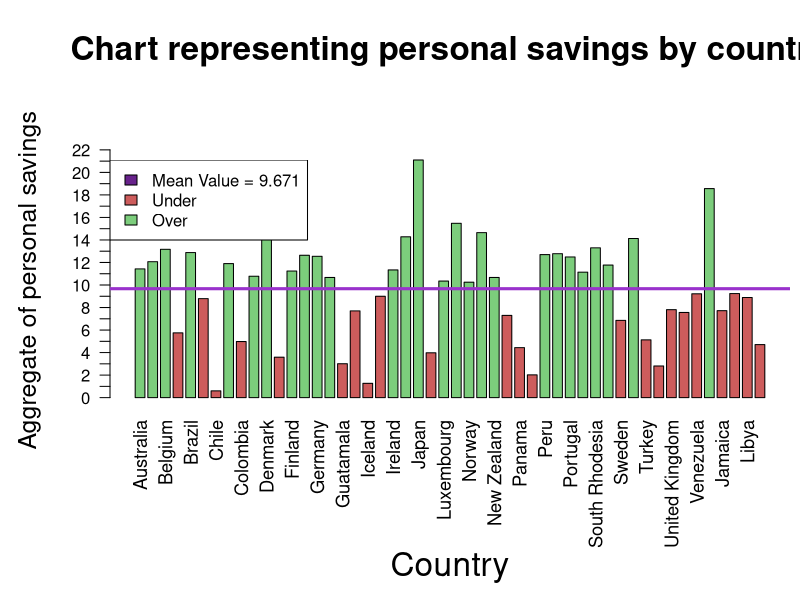
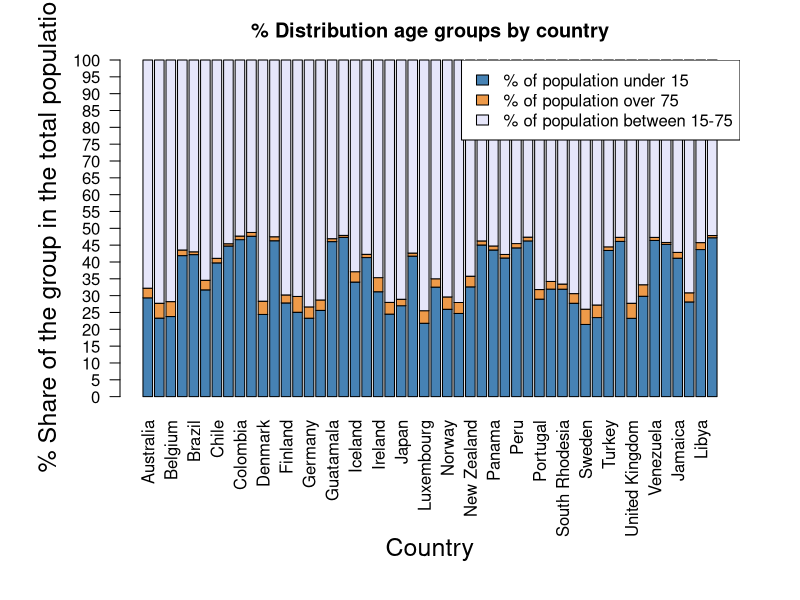
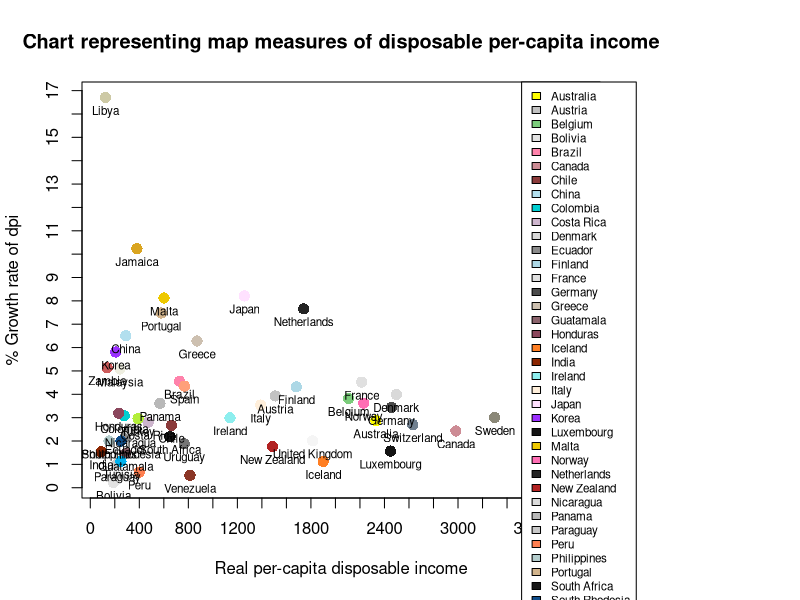

R code for these plots, in order:
#Juliusz Czupryniak I7E2S1 AWD
#Wykres 1
par(adj=0.5,mar=c(10,5.5,8,0.5))

barplot(LifeCycleSavings[,1],
        col=ifelse(LifeCycleSavings[,1]>mean(LifeCycleSavings[,1]),"palegreen3","indianred"),
        names.arg=row.names(LifeCycleSavings),
        las=2,
        yaxp=c(0,22,22),
        space=0.3,
        cex.names = 1.1)

title(main = "Chart representing personal savings by country", 
      cex.main =2,
      line=5)

title(xlab = "Country",
      cex.lab=2,
      line = 8)

title(ylab="Aggregate of personal savings",
      cex.lab=1.5,
      line = 3.5)

abline(h=mean(LifeCycleSavings[,1]),
       col="darkorchid",lwd=3)

legend("topleft",
       legend=c(paste("Mean Value =",mean(LifeCycleSavings[,1],sep=" ")),"Under","Over"),
       fill=c("darkorchid4","indianred","palegreen3"))

#Wykres 2     
par(mar=c(10,6,3,3))
barplot(rbind(LifeCycleSavings[,2],LifeCycleSavings[,3],(100-LifeCycleSavings[,2]-LifeCycleSavings[,3])),
        col = c("steelblue","tan2","lavender"),
        yaxp=c(0,100,20),
        las=2,
        names.arg = row.names(LifeCycleSavings))
legend("topright",
       legend=c("% of population under 15",
                "% of population over 75",
                "% of population between 15-75"),
       fill=c("steelblue","tan2","lavender")
)
title(main = "% Distribution age groups by country")
title(xlab = "Country",line = 7,cex.lab=1.5)
title(ylab="% Share of the group in the total population",cex.lab=1.5)

#Wykres 3
par(xpd=FALSE,mar=c(5.1, 4.1, 4.1, 10))
colors <- sample(colours(),50)
plot(
  x=LifeCycleSavings[,4],
  y=LifeCycleSavings[,5],
  col = colors,
  pch =16,
  cex=1.5,
  yaxp=c(0,17,17),
  xaxp=c(0,4200,21),
  xlab = "Real per-capita disposable income",
  ylab= "% Growth rate of dpi",
  main = "Chart representing map measures of disposable per-capita income")
text(LifeCycleSavings[,4],
     LifeCycleSavings[,5],
     labels=row.names(LifeCycleSavings),
     cex=0.7,
     pos = 1)
par(xpd=TRUE)
legend(
  "topright",
  legend = row.names(LifeCycleSavings),
  fill = colors,
  cex=0.7,
  xpd = TRUE,
  inset = c(-0.07,0)
)




